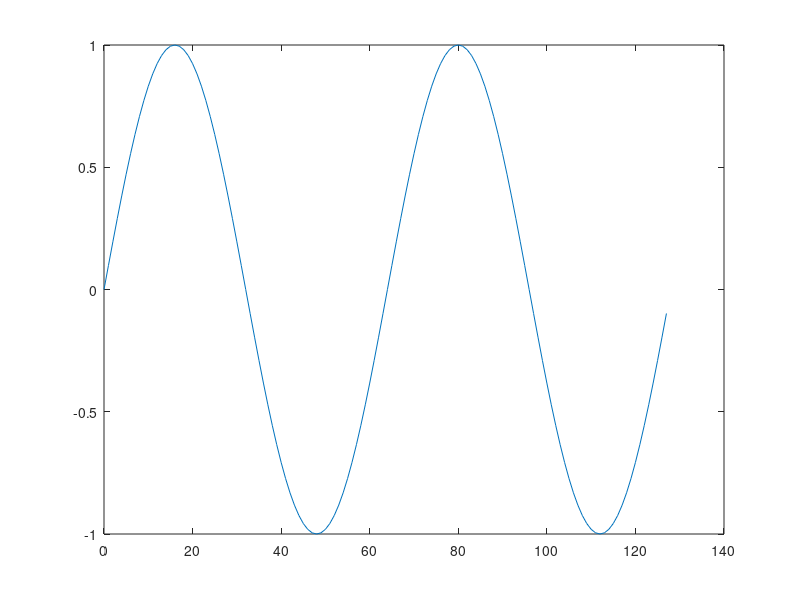

The MATLAB source for this figure: (Note: this script raises an error after producing the figure.)
% Homework #8b
clc
clear;
close all;
%===================================
% (8b)
%-----------------------------------


%==========================================

j=linspace(0,127,128);
fj= sin(4.*pi.*j./128);
fft=fft(fj);
plot(j,fj)
hold on
fourier=sdft(fj,-1);
ifourier=sdft(fourier,1);
plot(j,ifourier)
legend('original function', 'Inverse FT of FT')
hold off
disp('Press Enter to continue...')
pause 

plot(j,abs(fourier),'b-o')
legend('Spectrum')

